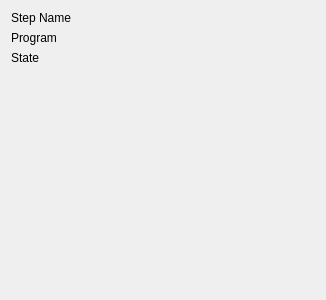
<?xml version="1.0" encoding="UTF-8"?>
<ui version="4.0">
 <class>pipeline_step_viewer</class>
 <widget class="QWidget" name="pipeline_step_viewer">
  <property name="geometry">
   <rect>
    <x>0</x>
    <y>0</y>
    <width>326</width>
    <height>300</height>
   </rect>
  </property>
  <property name="windowTitle">
   <string>Form</string>
  </property>
  <layout class="QFormLayout" name="formLayout">
   <item row="0" column="0">
    <widget class="QLabel" name="name_label">
     <property name="sizePolicy">
      <sizepolicy hsizetype="Preferred" vsizetype="Fixed">
       <horstretch>0</horstretch>
       <verstretch>0</verstretch>
      </sizepolicy>
     </property>
     <property name="text">
      <string>Step Name</string>
     </property>
    </widget>
   </item>
   <item row="1" column="0">
    <widget class="QLabel" name="program_label">
     <property name="sizePolicy">
      <sizepolicy hsizetype="Preferred" vsizetype="Fixed">
       <horstretch>0</horstretch>
       <verstretch>0</verstretch>
      </sizepolicy>
     </property>
     <property name="text">
      <string>Program</string>
     </property>
    </widget>
   </item>
   <item row="2" column="0">
    <widget class="QLabel" name="state_label">
     <property name="sizePolicy">
      <sizepolicy hsizetype="Preferred" vsizetype="Fixed">
       <horstretch>0</horstretch>
       <verstretch>0</verstretch>
      </sizepolicy>
     </property>
     <property name="text">
      <string>State</string>
     </property>
    </widget>
   </item>
   <item row="3" column="0">
    <spacer name="verticalSpacer">
     <property name="orientation">
      <enum>Qt::Vertical</enum>
     </property>
     <property name="sizeHint" stdset="0">
      <size>
       <width>20</width>
       <height>40</height>
      </size>
     </property>
    </spacer>
   </item>
  </layout>
 </widget>
 <resources/>
 <connections/>
</ui>
